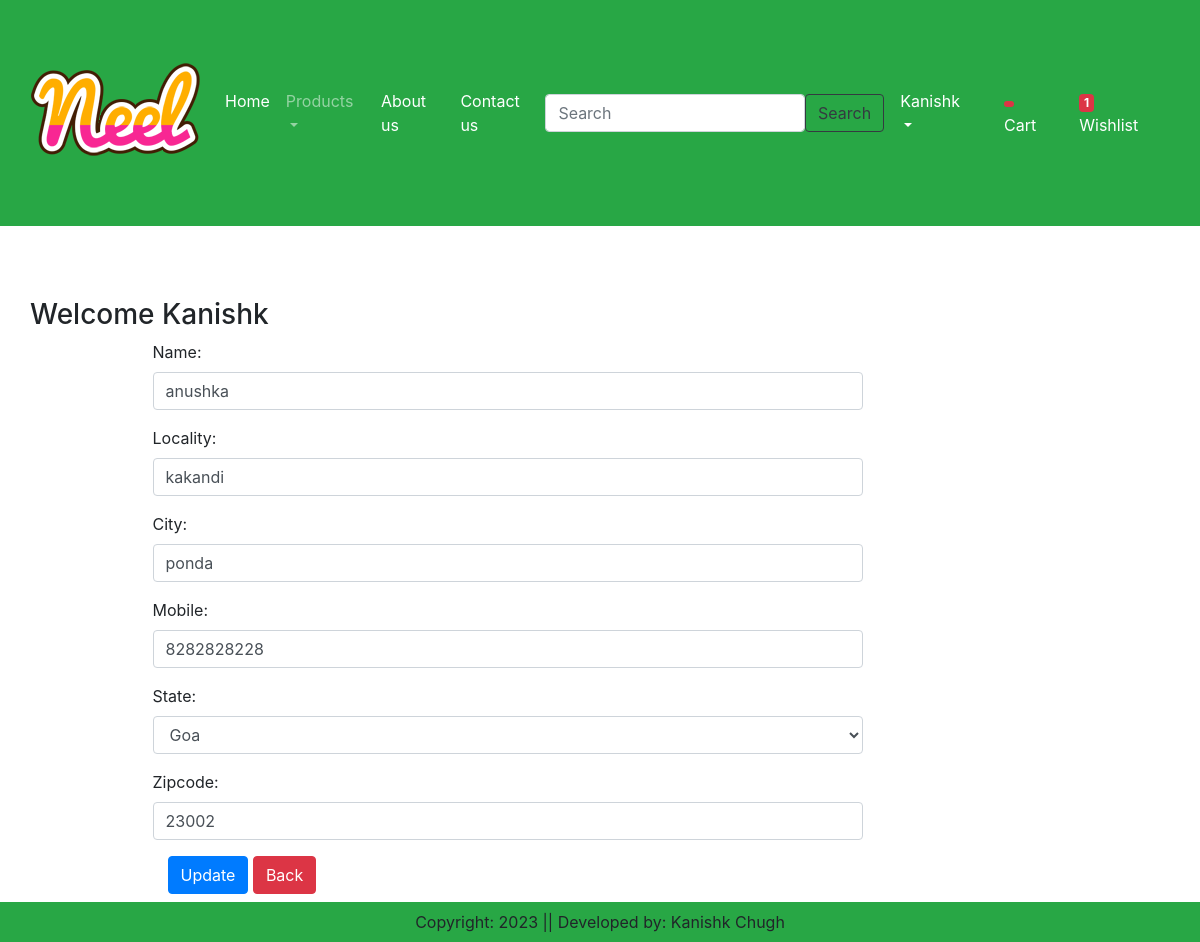
The app's page /updateAddress/2 (signed in) with its own data.
### app/models.py (models this page shows, shortened)
class Customer(models.Model):
    user = models.ForeignKey(User, on_delete = models.CASCADE)
    name = models.CharField(max_length = 100)
    locality = models.CharField(max_length = 100)
    city = models.CharField(max_length = 100)
    mobile = models.IntegerField(default = 0)
    zipcode = models.IntegerField()
    state = models.CharField(choices = STATE_CHOICES, max_length = 100)

### app/views.py (the view, shortened to what this page needs)
# urls.py: path('updateAddress/<int:pk>', views.updateAddress.as_view(), name = 'updateAddress'),
@method_decorator(login_required,name='dispatch')
class updateAddress(View):
    def get(self, request, pk):
        add = Customer.objects.get(pk = pk)
        form = CustomerProfileForm(instance=add)
        totalitem = 0
        wishitem = 0
        if request.user.is_authenticated:
            totalitem = len(Cart.objects.filter(user = request.user))
            wishitem = len(Wishlist.objects.filter(user = request.user))
        return render(request, 'app/updateAddress.html', locals())

### app/forms.py
class CustomerProfileForm(forms.ModelForm):
    class Meta:
        model = Customer
        fields = ['name', 'locality', 'city', 'mobile', 'state', 'zipcode']
        widgets = {
            'name' : forms.TextInput(attrs={'class' : 'form-control'}),
            'locality' : forms.TextInput(attrs={'class' : 'form-control'}),
            'city' : forms.TextInput(attrs={'class' : 'form-control'}),
            'mobile' : forms.NumberInput(attrs={'class' : 'form-control'}),
            'state' : forms.Select(attrs={'class' : 'form-control'}),
            'zipcode' : forms.TextInput(attrs={'class' : 'form-control'}),
        }

### app/templates/app/updateAddress.html (shortened to what this page needs)
{% extends 'app/base.html' %}
{% load static %}
{% block main-content %}
    <div class="container my-5">
        <div class="row">
            <h3>Welcome <span class="text-capitalize">{{ request.user }}</span></h3>
        </div>
        <div class="col-sm-8 offset-sm-1">
            <form method="post">
                {% for field in form %}
                    <div class="form-group">
                        {{ field.label_tag }}
                        {{ field }}
                    </div>
                {% endfor %}
                <div class="col-12 mt-3">
                    <button type="submit" class="btn btn-primary">Update</button>
                    <a href="{% url 'address' %}" class="btn btn-danger">Back</a>
                </div>
            </form>
        </div>
    </div>
{% endblock main-content %}

### records on screen
Customer: form "anushka" "kakandi" "ponda" "8282828228" "Goa" "23002"

### other values on screen
{{ wishitem }} "1"
{{ request.user }} "Kanishk"
{{ field.label_tag }} "Name:" "Locality:" "City:" "Mobile:" "State:" "Zipcode:"
